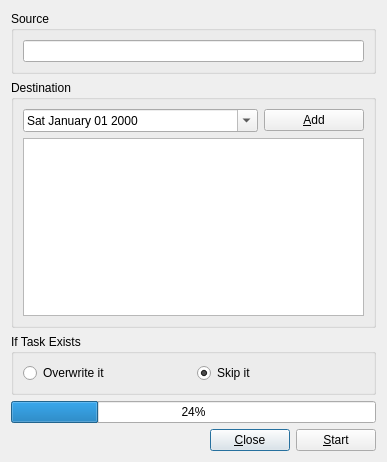
<?xml version="1.0" encoding="UTF-8"?>
<ui version="4.0">
 <class>copyTasksDlg</class>
 <widget class="QDialog" name="copyTasksDlg">
  <property name="geometry">
   <rect>
    <x>0</x>
    <y>0</y>
    <width>387</width>
    <height>462</height>
   </rect>
  </property>
  <property name="minimumSize">
   <size>
    <width>387</width>
    <height>462</height>
   </size>
  </property>
  <property name="maximumSize">
   <size>
    <width>387</width>
    <height>462</height>
   </size>
  </property>
  <property name="windowTitle">
   <string>Copy Tasks</string>
  </property>
  <layout class="QGridLayout" name="gridLayout_3">
   <item row="4" column="0">
    <spacer name="horizontalSpacer">
     <property name="orientation">
      <enum>Qt::Horizontal</enum>
     </property>
     <property name="sizeHint" stdset="0">
      <size>
       <width>40</width>
       <height>20</height>
      </size>
     </property>
    </spacer>
   </item>
   <item row="3" column="0" colspan="3">
    <widget class="QProgressBar" name="progressBar">
     <property name="value">
      <number>24</number>
     </property>
    </widget>
   </item>
   <item row="4" column="1">
    <widget class="QPushButton" name="closeButton">
     <property name="text">
      <string>&amp;Close</string>
     </property>
    </widget>
   </item>
   <item row="4" column="2">
    <widget class="QPushButton" name="startCopyButton">
     <property name="text">
      <string>&amp;Start</string>
     </property>
    </widget>
   </item>
   <item row="1" column="0" colspan="3">
    <widget class="QGroupBox" name="groupBox_2">
     <property name="title">
      <string>Destination</string>
     </property>
     <layout class="QGridLayout" name="gridLayout_2">
      <item row="1" column="0" colspan="2">
       <widget class="QListWidget" name="destinationDateList"/>
      </item>
      <item row="0" column="1">
       <widget class="QPushButton" name="addDateButton">
        <property name="minimumSize">
         <size>
          <width>100</width>
          <height>0</height>
         </size>
        </property>
        <property name="maximumSize">
         <size>
          <width>100</width>
          <height>16777215</height>
         </size>
        </property>
        <property name="text">
         <string>&amp;Add</string>
        </property>
       </widget>
      </item>
      <item row="0" column="0">
       <widget class="QDateEdit" name="destinationDate">
        <property name="displayFormat">
         <string>ddd MMMM dd yyyy</string>
        </property>
        <property name="calendarPopup">
         <bool>true</bool>
        </property>
       </widget>
      </item>
     </layout>
    </widget>
   </item>
   <item row="0" column="0" colspan="3">
    <widget class="QGroupBox" name="groupBox">
     <property name="title">
      <string>Source</string>
     </property>
     <layout class="QGridLayout" name="gridLayout">
      <item row="0" column="0">
       <widget class="QLineEdit" name="sourceDate">
        <property name="readOnly">
         <bool>true</bool>
        </property>
       </widget>
      </item>
     </layout>
    </widget>
   </item>
   <item row="2" column="0" colspan="3">
    <widget class="QGroupBox" name="groupBox_3">
     <property name="title">
      <string>If Task Exists </string>
     </property>
     <layout class="QGridLayout" name="gridLayout_4">
      <item row="0" column="0">
       <layout class="QHBoxLayout" name="horizontalLayout">
        <item>
         <widget class="QRadioButton" name="overwriteCopy">
          <property name="text">
           <string>Overwrite it</string>
          </property>
         </widget>
        </item>
        <item>
         <widget class="QRadioButton" name="skipCopy">
          <property name="text">
           <string>Skip it</string>
          </property>
          <property name="checked">
           <bool>true</bool>
          </property>
         </widget>
        </item>
       </layout>
      </item>
     </layout>
    </widget>
   </item>
  </layout>
 </widget>
 <resources/>
 <connections>
  <connection>
   <sender>closeButton</sender>
   <signal>clicked()</signal>
   <receiver>copyTasksDlg</receiver>
   <slot>reject()</slot>
   <hints>
    <hint type="sourcelabel">
     <x>246</x>
     <y>439</y>
    </hint>
    <hint type="destinationlabel">
     <x>150</x>
     <y>436</y>
    </hint>
   </hints>
  </connection>
 </connections>
</ui>
